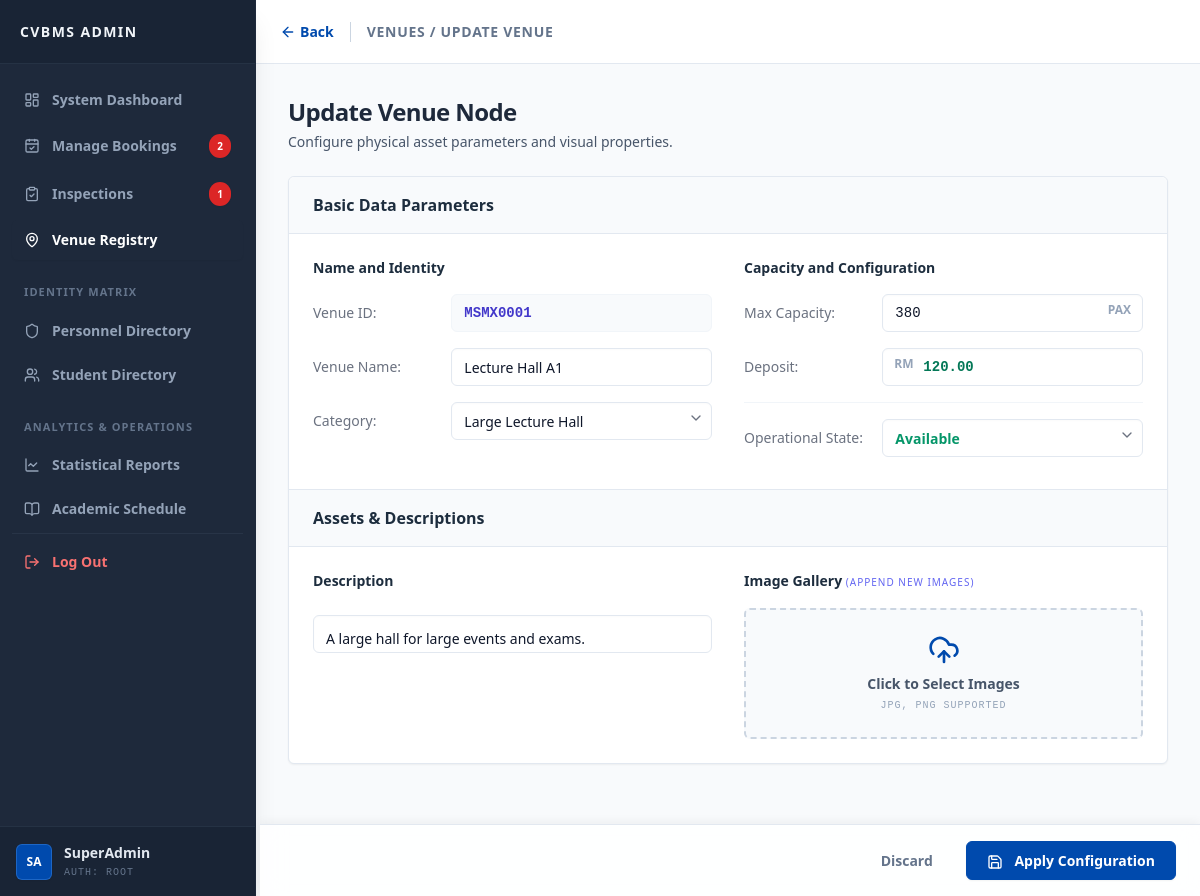
Page /admin/register_venue.php?vid=MSMX0001 (signed in) on the earlier database version.
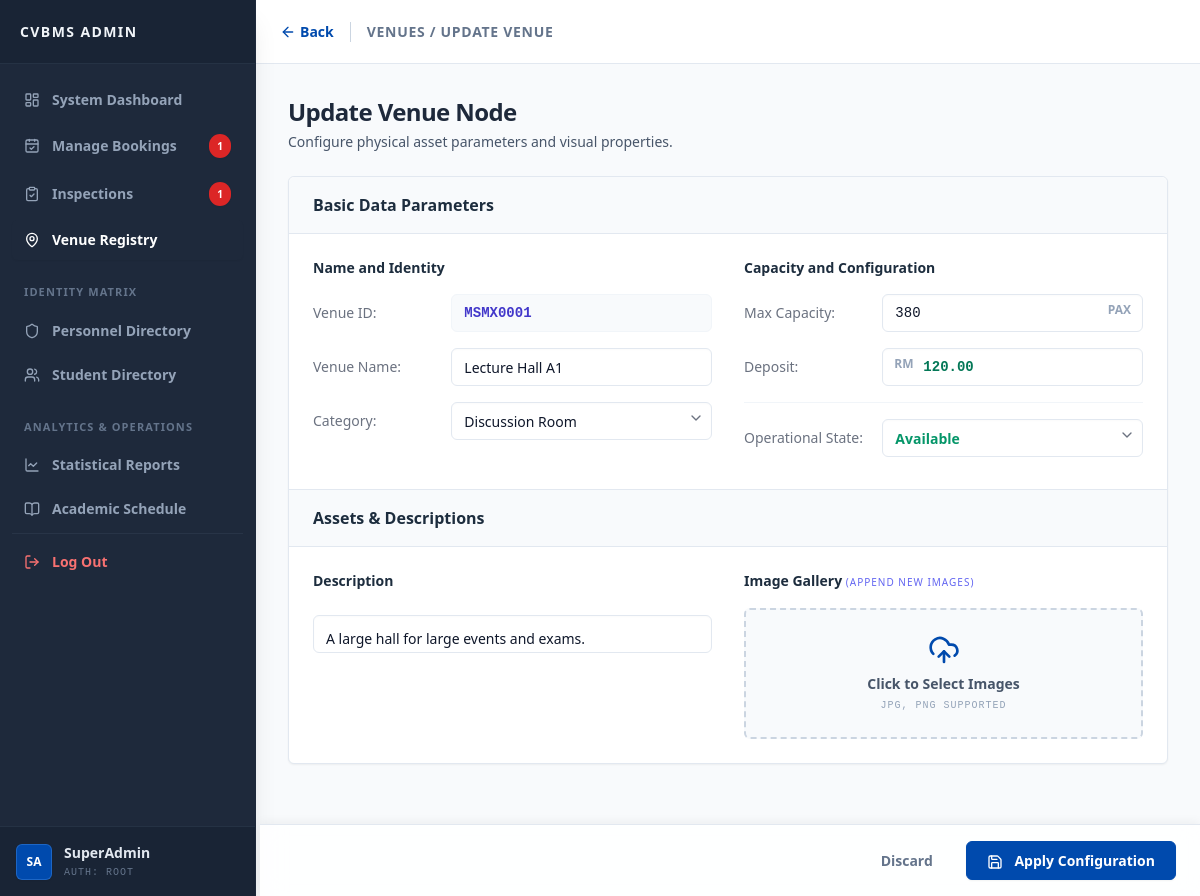
Same page on the later database version.
### tables this page shows
CREATE TABLE `venue` (
  `vid` varchar(10) NOT NULL,
  `vname` varchar(100) NOT NULL,
  `vcid` int(11) NOT NULL,
  `max_cap` int(10) UNSIGNED NOT NULL,
  `deposit` decimal(10,2) UNSIGNED NOT NULL,
  `status` enum('available','maintenance','booked') NOT NULL DEFAULT 'available',
  `description` text NOT NULL
);

CREATE TABLE `vcategory` (
  `vcid` int(11) NOT NULL,
  `category` varchar(50) NOT NULL,
  `description` text NOT NULL
);

### admin/register_venue.php (the view, shortened to what the changed rows need)
<?php
require_once '../config/db.php';
$vid_param = trim($_GET['vid'] ?? '');
$mode = !empty($vid_param) ? 'Update' : 'Create';
$venue = null;
if ($mode === 'Update') {
    $stmt = $conn->prepare("SELECT * FROM venue WHERE vid = ?");
    $stmt->bind_param("s", $vid_param);
    $stmt->execute();
    $venue = $stmt->get_result()->fetch_assoc();
}
$cat_res = $conn->query("SELECT * FROM vcategory ORDER BY category ASC");
?>
<!DOCTYPE html>
<html lang="en">
<head>
    <script src="https://cdn.tailwindcss.com"></script>
    <link rel="stylesheet" href="layout.css?v=1.2">
    <link rel="stylesheet" href="../assets/css/fiori_forms.css">
</head>
<body class="bg-slate-50 text-slate-800 font-sans antialiased h-screen flex overflow-hidden">
    <?php include('../includes/admin_sidebar.php'); ?>
    <main class="flex-1 flex flex-col h-screen overflow-hidden bg-slate-50 relative">
        <header class="h-16 bg-white border-b border-slate-200 flex items-center justify-between px-6 z-10 shrink-0">
            <div class="flex items-center">
                <h2 class="text-sm font-bold text-slate-500 uppercase tracking-wider border-l border-slate-300 pl-4">Venues / <?php echo $mode; ?> Venue</h2>
            </div>
        </header>
        <form action="../actions/process_venue.php" method="POST" enctype="multipart/form-data" id="registerVenueForm" class="flex-1 flex flex-col overflow-hidden">
            <div class="flex-1 overflow-y-auto p-4 md:p-8">
                <div class="mb-6">
                    <h1 class="text-2xl font-extrabold text-slate-800 tracking-tight"><?php echo $mode; ?> Venue Node</h1>
                </div>
                <div class="fiori-form-container">
                    <div class="fiori-section-header">
                        <h2 class="text-base font-bold text-fiori-text">Basic Data Parameters</h2>
                    </div>
                    <div class="p-6 grid grid-cols-1 lg:grid-cols-12 gap-8">
                        <div class="lg:col-span-6 space-y-4">
                            <div class="grid grid-cols-3 gap-4 items-center">
                                <div class="col-span-2">
                                    <?php if ($mode === 'Update'): ?>
                                        <input type="text" name="vid" value="<?php echo htmlspecialchars($venue['vid']); ?>" readonly class="fiori-input fiori-readonly font-mono uppercase text-indigo-700 font-bold">
                                    <?php else: ?>
                                        <input type="text" name="vid" maxlength="10" required placeholder="e.g. MNBR2002" class="fiori-input font-mono uppercase">
                                    <?php endif; ?>
                                </div>
                            </div>
                            <div class="grid grid-cols-3 gap-4 items-center">
                                <div class="col-span-2">
                                    <input type="text" name="vname" value="<?php echo $venue ? htmlspecialchars($venue['vname']) : ''; ?>" required placeholder="Full Name" class="fiori-input">
                                </div>
                            </div>
                            <div class="grid grid-cols-3 gap-4 items-center">
                                <div class="col-span-2 relative">
                                    <select name="vcid" required class="fiori-input appearance-none pr-8 bg-white cursor-pointer transition-colors">
                                        <?php while($c = $cat_res->fetch_assoc()): ?>
                                            <option value="<?php echo $c['vcid']; ?>" <?php echo ($venue && $venue['vcid'] == $c['vcid']) ? 'selected' : ''; ?>>
                                                <?php echo htmlspecialchars($c['category']); ?>
                                            </option>
                                        <?php endwhile; ?>
                                    </select>
                                </div>
                            </div>
                        </div>
                        <div class="lg:col-span-6 space-y-4">
                            <div class="grid grid-cols-3 gap-4 items-center">
                                <div class="col-span-2 relative">
                                    <input type="number" name="max_cap" value="<?php echo $venue ? $venue['max_cap'] : ''; ?>" min="1" required class="fiori-input font-mono pr-12">
                                    <span class="absolute right-3 top-2 text-xs text-slate-400 font-bold">PAX</span>
                                </div>
                            </div>
                            <div class="grid grid-cols-3 gap-4 items-center">
                                <div class="col-span-2 relative">
                                    <span class="absolute left-3 top-2 text-xs text-slate-400 font-bold">RM</span>
                                    <input type="number" name="deposit" value="<?php echo $venue ? $venue['deposit'] : ''; ?>" step="0.01" min="0" required class="fiori-input font-mono pl-10 text-emerald-700 font-bold">
                                </div>
                            </div>
                            <div class="grid grid-cols-3 gap-4 items-center border-t border-slate-100 pt-4 mt-2">
                                <div class="col-span-2 relative">
                                    <select name="status" class="fiori-input appearance-none pr-8 bg-white cursor-pointer font-bold <?php echo ($venue && $venue['status'] === 'maintenance') ? 'text-red-600' : 'text-emerald-600'; ?>" onchange="this.className = this.value === 'maintenance' ? 'fiori-input appearance-none pr-8 bg-white cursor-pointer font-bold text-red-600' : 'fiori-input appearance-none pr-8 bg-white cursor-pointer font-bold text-emerald-600'">
                                        <option value="available" <?php echo ($venue && $venue['status'] === 'available') ? 'selected' : ''; ?>>Available</option>
                                    </select>
                                </div>
                            </div>
                        </div>
                    </div>
                    <div class="bg-[#f8fafc] border-y border-slate-200 px-6 py-4 flex items-center mt-2">
                        <h2 class="text-base font-bold text-fiori-text">Assets & Descriptions</h2>
                    </div>
                    <div class="p-6 grid grid-cols-1 lg:grid-cols-12 gap-8">
                        <div class="lg:col-span-6 space-y-4">
                            <h3 class="text-sm font-bold text-fiori-text mb-2">Description</h3>
                            <textarea name="description" rows="5" required placeholder="Write about the venue and available equipment..." class="fiori-input w-full resize-none p-3"><?php echo $venue ? htmlspecialchars($venue['description']) : ''; ?></textarea>
                        </div>
                    </div>
                </div>
            </div>
        </form>
    </main>
</body>
</html>

### includes/admin_sidebar.php (shortened to what the changed rows need)
<?php
$current_page = basename($_SERVER['PHP_SELF']);
if (isset($conn)) {
    $sweep_sql = "
        UPDATE booking
        SET status = 'completed'
        WHERE status = 'approved'
        AND CONCAT(date_booked, ' ', time_end) <= NOW()
    ";
    $conn->query($sweep_sql);
}
$pending_bookings_count = 0;
if (isset($conn)) {
    $sql_bookings_count = "SELECT COUNT(*) FROM booking WHERE status = 'pending' AND payment_status = 'paid'";
    $res_bookings = $conn->query($sql_bookings_count);
    if ($res_bookings) {
        $pending_bookings_count = $res_bookings->fetch_row()[0];
    }
}
?>
<aside id="system-sidebar" class="mmu-sidebar bg-[#1e293b] text-white flex flex-col shadow-xl z-20 shrink-0 border-r border-slate-800">
    <nav class="flex-1 overflow-y-auto py-4 scrollbar-hide">
        <ul class="space-y-1 px-3">
            <li>
                <a href="manage_bookings.php" class="nav-item flex items-center px-3 py-2.5 text-sm font-semibold <?php echo (in_array($current_page, ['manage_bookings.php', 'pending_requests.php', 'assign_inspector.php', 'assign_inspector_detail.php', 'track_bookings.php', 'process_flow.php'])) ? 'bg-cstyle-blue text-white shadow-sm' : 'text-slate-400 hover:bg-slate-800 hover:text-slate-200'; ?> rounded-md transition-all">
                    <i data-lucide="calendar-check" class="w-4 h-4 shrink-0"></i>
                    <span class="ml-3 nav-text">Manage Bookings</span>
                    <?php if ($pending_bookings_count > 0): ?>
                        <span class="ml-auto bg-red-600 text-white text-[10px] font-bold px-2 py-0.5 rounded-full shadow-sm nav-badge"><?php echo $pending_bookings_count; ?></span>
                    <?php endif; ?>
                </a>
            </li>
        </ul>
    </nav>
</aside>

Differences in the rows shown:
changed venue "MSMX0001": vcid "Large Lecture Hall" → "Discussion Room"
Other differences:
$pending_bookings_count: "2" → "1"
